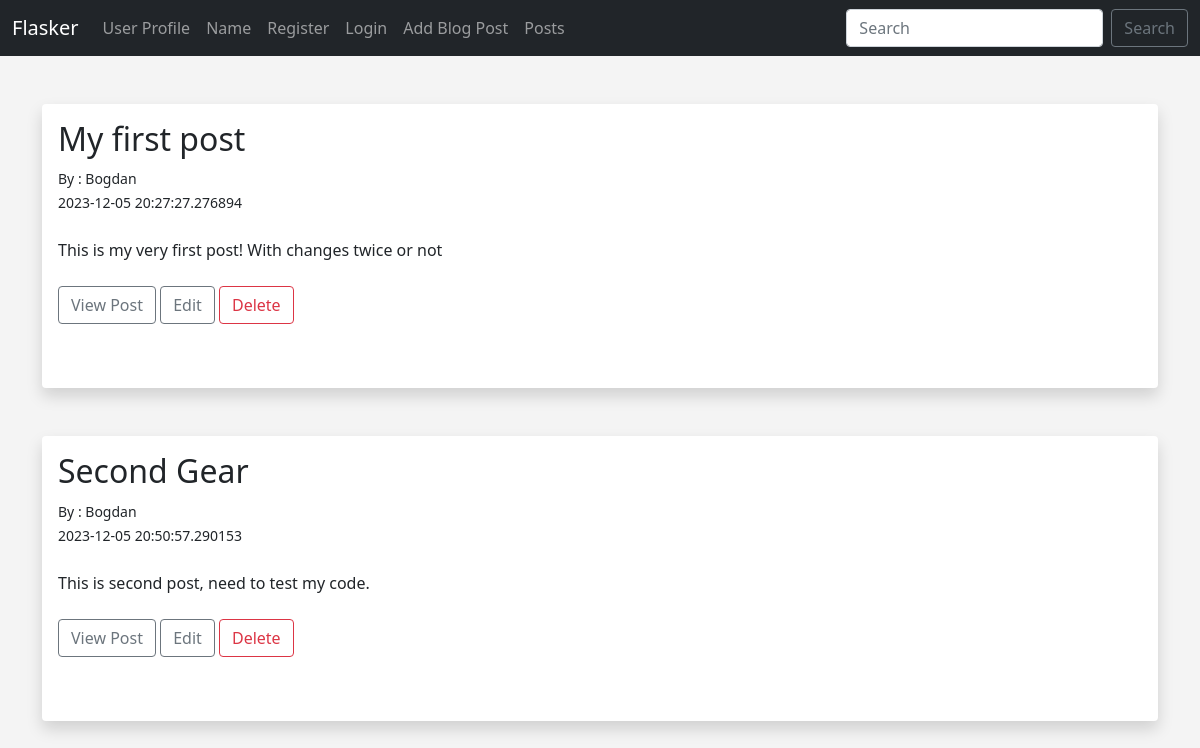
The page /posts on the database its author committed.
### hello.py (models this page shows)
class Posts(db.Model):
	id = db.Column(db.Integer, primary_key=True)
	title = db.Column(db.String(255))
	content = db.Column(db.Text)
	author = db.Column(db.String(255))
	date_posted = db.Column(db.DateTime, default=datetime.utcnow)
	slug = db.Column(db.String(255))

### hello.py (the view)
@app.route('/posts')
def posts():
	posts = Posts.query.order_by(Posts.date_posted)
	return render_template("posts.html", posts=posts)

### templates/posts.html (shortened to what this page needs)
{% extends 'base.html' %}
{% block content %}
<br/>
{% for post in posts %}
<div class="shadow p-3 mb-5 bg-body rounded">
	<h2>{{ post.title }} </h2>
	<small>By : {{ post.author }} <br/>
	{{ post.date_posted }}</small> <br/><br/>
	{{ post.content }} <br/> <br/>
	<a href="{{ url_for('post', id=post.id) }}" class="btn btn-outline-secondary"> View Post </a>
	<a href="{{ url_for('edit_post', id=post.id) }}" class="btn btn-outline-secondary"> Edit </a>
	<a href="{{ url_for('delete_post', id=post.id) }}" class="btn btn-outline-danger"> Delete </a>
	<br/>
	<br/><br/>
</div>
{% endfor %}
{% endblock %}

### static/css/style.css (style rules this page uses)
body { background: #f4f4f4; }

### rows shown on the page
Posts: title "My first post", author "Bogdan", date_posted "2023-12-05 20:27:27.276894", content "This is my very first post! With changes twice or not"
Posts: title "Second Gear", author "Bogdan", date_posted "2023-12-05 20:50:57.290153", content "This is second post, need to test my code."
